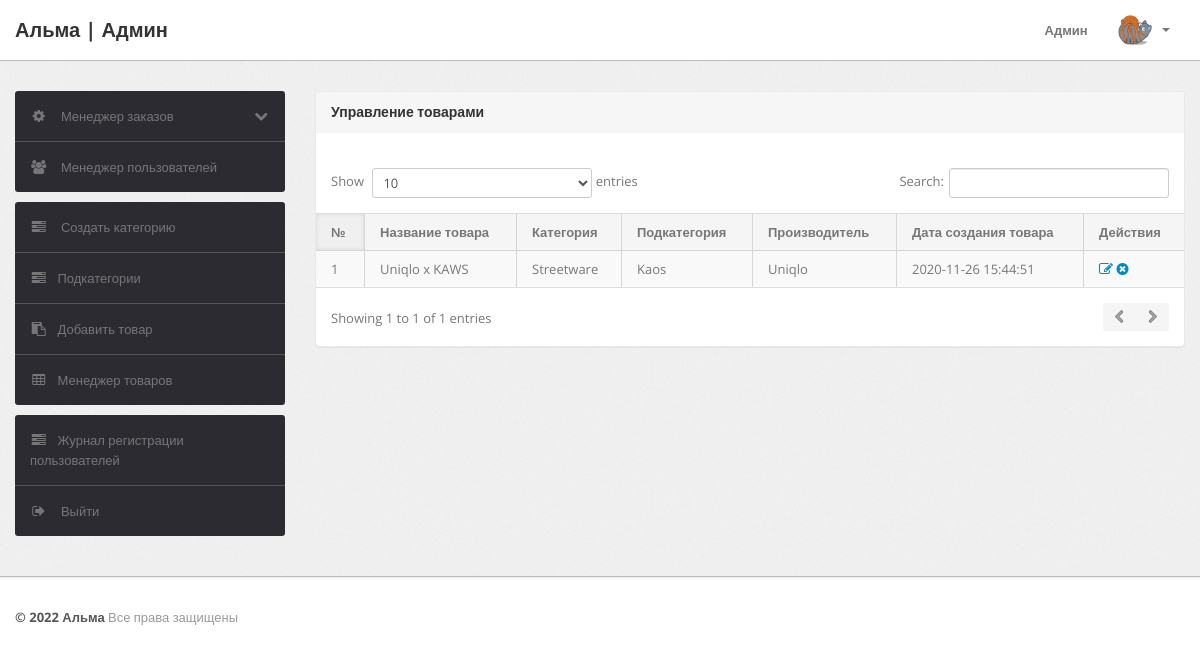
The page /admin/manage-products.php (signed in) on the database as committed earlier.
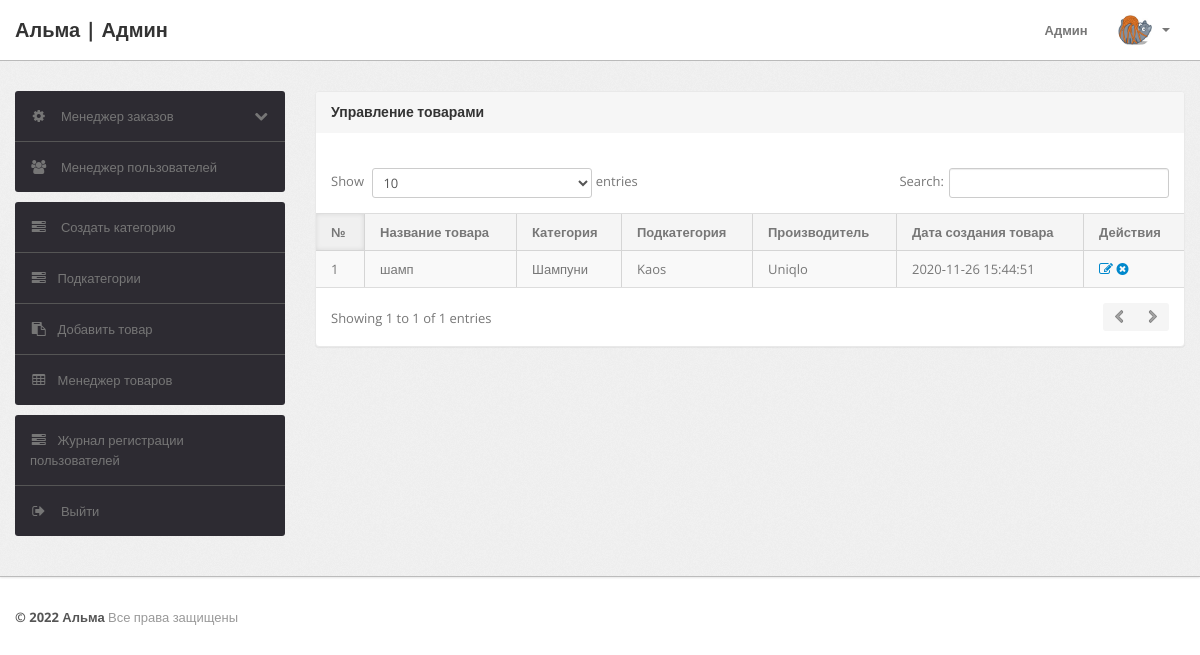
The same page on the database as committed later.
### tables this page shows
CREATE TABLE `products` (
  `id` int(11) NOT NULL,
  `category` int(11) NOT NULL,
  `subCategory` int(11) DEFAULT NULL,
  `productName` varchar(255) DEFAULT NULL,
  `productCompany` varchar(255) DEFAULT NULL,
  `productPrice` int(11) DEFAULT NULL,
  `productPriceBeforeDiscount` int(11) DEFAULT NULL,
  `productDescription` longtext,
  `productImage1` varchar(255) DEFAULT NULL,
  `productImage2` varchar(255) DEFAULT NULL,
  `productImage3` varchar(255) DEFAULT NULL,
  `shippingCharge` int(11) DEFAULT NULL,
  `productAvailability` varchar(255) DEFAULT NULL,
  `postingDate` timestamp NULL DEFAULT CURRENT_TIMESTAMP,
  `updationDate` varchar(255) DEFAULT NULL
);

CREATE TABLE `category` (
  `id` int(11) NOT NULL,
  `categoryName` varchar(255) DEFAULT NULL,
  `categoryDescription` longtext,
  `creationDate` timestamp NOT NULL DEFAULT CURRENT_TIMESTAMP,
  `updationDate` varchar(255) DEFAULT NULL
);

CREATE TABLE `subcategory` (
  `id` int(11) NOT NULL,
  `categoryid` int(11) DEFAULT NULL,
  `subcategory` varchar(255) DEFAULT NULL,
  `creationDate` timestamp NULL DEFAULT CURRENT_TIMESTAMP,
  `updationDate` varchar(255) DEFAULT NULL
);

### admin/manage-products.php (the view, shortened to what this page needs)
<?php
include('include/config.php');
if(strlen($_SESSION['alogin'])==0)
	{
header('location:index.php');
}
else{
?>
<!DOCTYPE html>
<html lang="ru">
<head>
	<link type="text/css" href="bootstrap/css/bootstrap.min.css" rel="stylesheet">
	<link type="text/css" href="bootstrap/css/bootstrap-responsive.min.css" rel="stylesheet">
	<link type="text/css" href="css/theme.css" rel="stylesheet">
	<link type="text/css" href="images/icons/css/font-awesome.css" rel="stylesheet">
</head>
<body>
<?php include('include/header.php');?>
	<div class="wrapper">
		<div class="container">
			<div class="row">
<?php include('include/sidebar.php');?>
			<div class="span9">
					<div class="content">
	<div class="module">
							<div class="module-head">
								<h3>Управление товарами</h3>
							</div>
							<div class="module-body table">
									<br />
								<table cellpadding="0" cellspacing="0" border="0" class="datatable-1 table table-bordered table-striped	 display" width="100%">
									<thead>
										<tr>
											<th>№</th>
											<th>Название товара</th>
											<th>Категория </th>
											<th>Подкатегория</th>
											<th>Производитель</th>
											<th>Дата создания товара</th>
											<th>Действия</th>
										</tr>
									</thead>
									<tbody>
<?php $query=mysqli_query($con,"select products.*,category.categoryName,subcategory.subcategory from products join category on category.id=products.category join subcategory on subcategory.id=products.subCategory");
$cnt=1;
while($row=mysqli_fetch_array($query))
{
?>
										<tr>
											<td><?php echo htmlentities($cnt);?></td>
											<td><?php echo htmlentities($row['productName']);?></td>
											<td><?php echo htmlentities($row['categoryName']);?></td>
											<td> <?php echo htmlentities($row['subcategory']);?></td>
											<td><?php echo htmlentities($row['productCompany']);?></td>
											<td><?php echo htmlentities($row['postingDate']);?></td>
											<td>
											<a href="edit-products.php?id=<?php echo $row['id']?>" ><i class="icon-edit"></i></a>
											<a href="manage-products.php?id=<?php echo $row['id']?>&del=delete" onClick="return confirm('Вы уверены, что хотите удалить товар?')"><i class="icon-remove-sign"></i></a></td>
										</tr>
										<?php $cnt=$cnt+1; } ?>
								</table>
							</div>
						</div>
					</div>
				</div>
			</div>
		</div>
	</div>
<?php include('include/footer.php');?>
</body>
<?php } ?>

Rows that differ between the two databases and show on the page:
changed products "Uniqlo": productName "Uniqlo x KAWS" → "шамп"; category.categoryName "Streetware" → "Шампуни"
